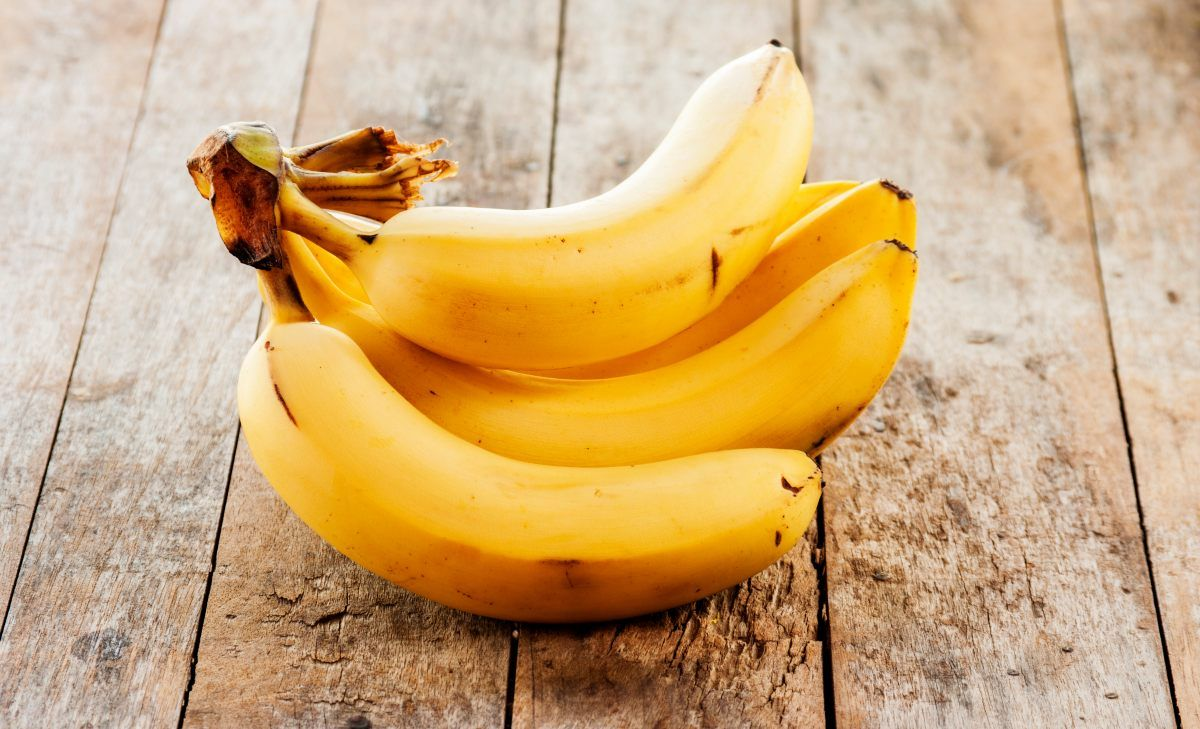
#> input picture dataset/--.jpeg, 1200 x 729 px; its folder holds only this picture in this run
$ python -i preprocessing.py   (imports and definitions only)
#> lines starting #> are read from the running program, lines starting #| are printed output that depends on the picture
#> further down, picture is the input picture: shape (729, 1200, 3); mean B, G, R 122.7, 171.7, 207
"""Preprocessing: noise removal + image enhancement.

Core Functional Requirement: "Implement noise removal and image enhancement
techniques (e.g., Gaussian/Median filtering, contrast stretching)."

Each step is a separate, independently selectable technique rather than one
fixed pipeline, so they can be compared against each other (which is the
whole point of Mode A - Comparative & Enhancement Study) instead of just
being hard-coded into StemDetector.preprocess().

Usage:
    denoised = denoise(image, method="median")
    enhanced = enhance(denoised, method="clahe")
"""

from __future__ import annotations

import cv2
import numpy as np

DENOISE_METHODS = ("median", "gaussian", "bilateral", "none")
ENHANCE_METHODS = ("clahe", "histogram_equalize", "contrast_stretch", "none")


def denoise(image: np.ndarray, method: str = "median") -> np.ndarray:
    """Remove noise from a BGR image.

    - "median": cv2.medianBlur. Good at removing salt-and-pepper style
      speckle noise (common in cheap camera sensors / compression
      artifacts) while keeping edges reasonably sharp. This is what
      StemDetector already used internally.
    - "gaussian": cv2.GaussianBlur. Smoother, more even blur; better for
      general sensor noise but softens edges more than median.
    - "bilateral": cv2.bilateralFilter. Slower, but smooths flat regions
      while preserving edges much better than either of the above - the
      trade-off is it can leave more noise in busy/textured areas.
    - "none": passthrough, useful as a baseline for comparison.
    """
#> called with method = 'median'
    if method == "median":
        return cv2.medianBlur(image, 5)
    if method == "gaussian":
        return cv2.GaussianBlur(image, (5, 5), 0)
    if method == "bilateral":
        return cv2.bilateralFilter(image, d=9, sigmaColor=75, sigmaSpace=75)
    if method == "none":
        return image.copy()
    raise ValueError(f"Unknown denoise method: {method!r}. Choose from {DENOISE_METHODS}.")


def enhance(image: np.ndarray, method: str = "clahe") -> np.ndarray:
    """Enhance contrast/detail in a BGR image.

    - "clahe": Contrast Limited Adaptive Histogram Equalization on the LAB
      lightness channel. Boosts local contrast without blowing out
      already-bright regions the way global equalization can. This is
      what StemDetector already used internally.
    - "histogram_equalize": global histogram equalization on the LAB
      lightness channel. Simpler and faster than CLAHE, but can over-brighten
      large uniform areas (e.g. a plain background) since it has no local
      windowing.
    - "contrast_stretch": linear min-max normalization of the lightness
      channel to the full 0-255 range. Cheapest option; does nothing if the
      image already uses the full range, but helps a washed-out/low-contrast
      photo.
    - "none": passthrough, useful as a baseline for comparison.
    """
#> called with method = 'clahe'
    if method == "none":
        return image.copy()
    if method not in ENHANCE_METHODS:
        raise ValueError(f"Unknown enhance method: {method!r}. Choose from {ENHANCE_METHODS}.")

    lab = cv2.cvtColor(image, cv2.COLOR_BGR2LAB)
#> lab: shape (729, 1200, 3); mean of channels 0, 1, 2 185.1, 136.5, 156.4
    l, a, b = cv2.split(lab)
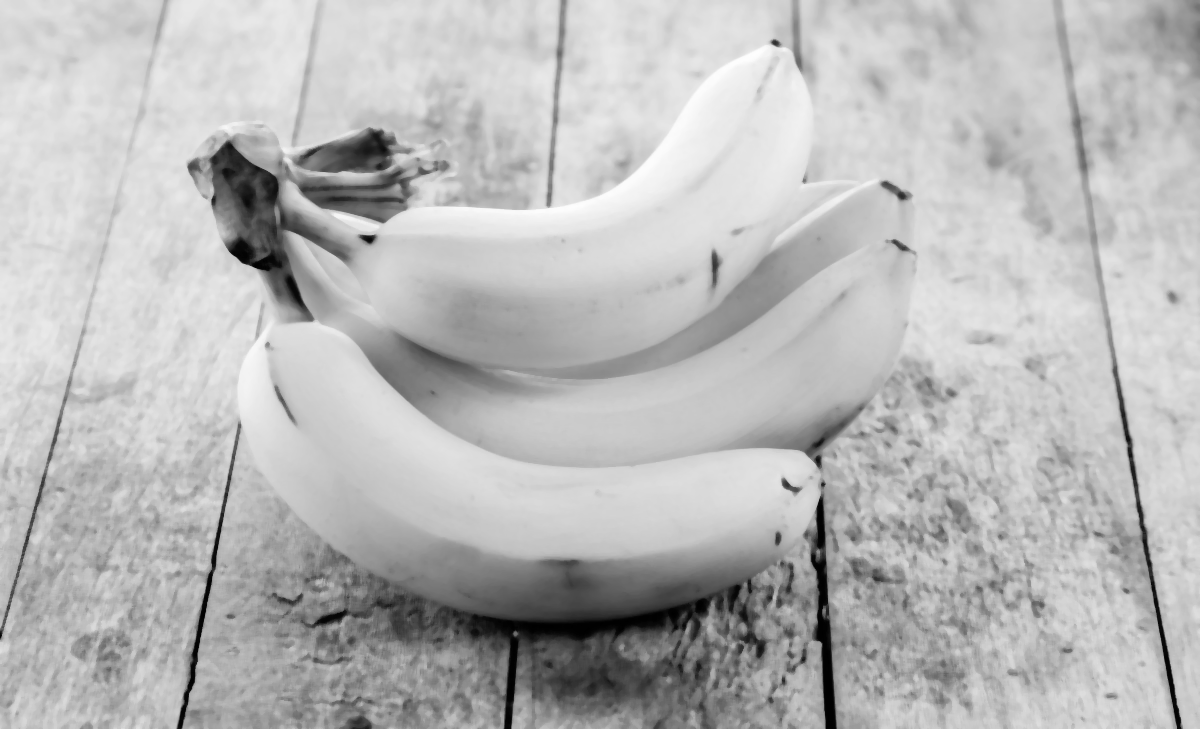
#> l: shape (729, 1200); min 0, max 254, mean 185.1
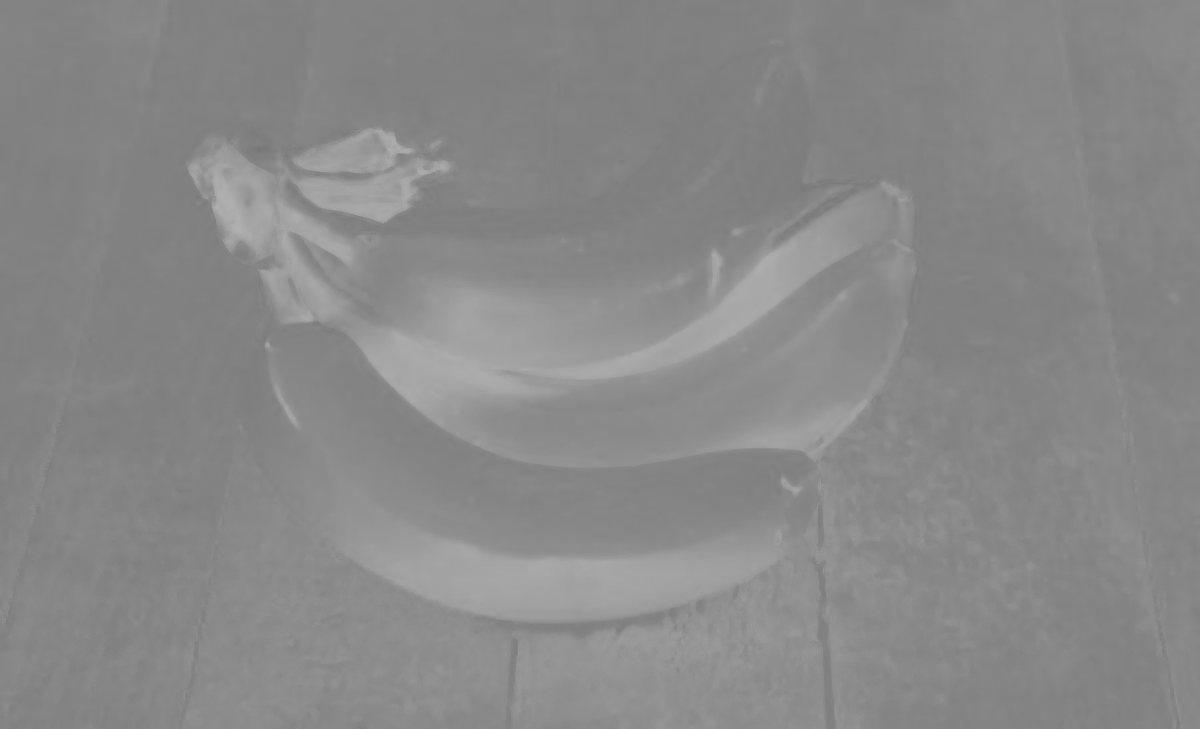
#> a: shape (729, 1200); min 118, max 177, mean 136.5
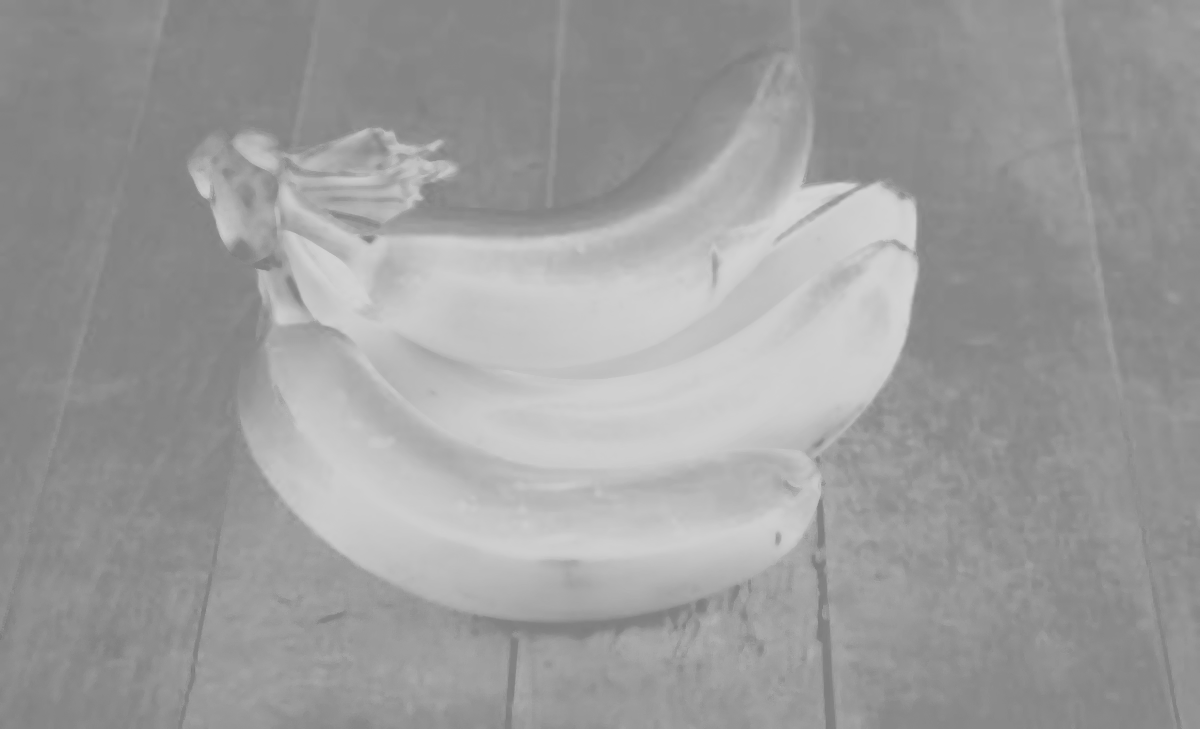
#> b: shape (729, 1200); min 123, max 214, mean 156.4

    if method == "clahe":
        l = cv2.createCLAHE(clipLimit=2.0, tileGridSize=(8, 8)).apply(l)
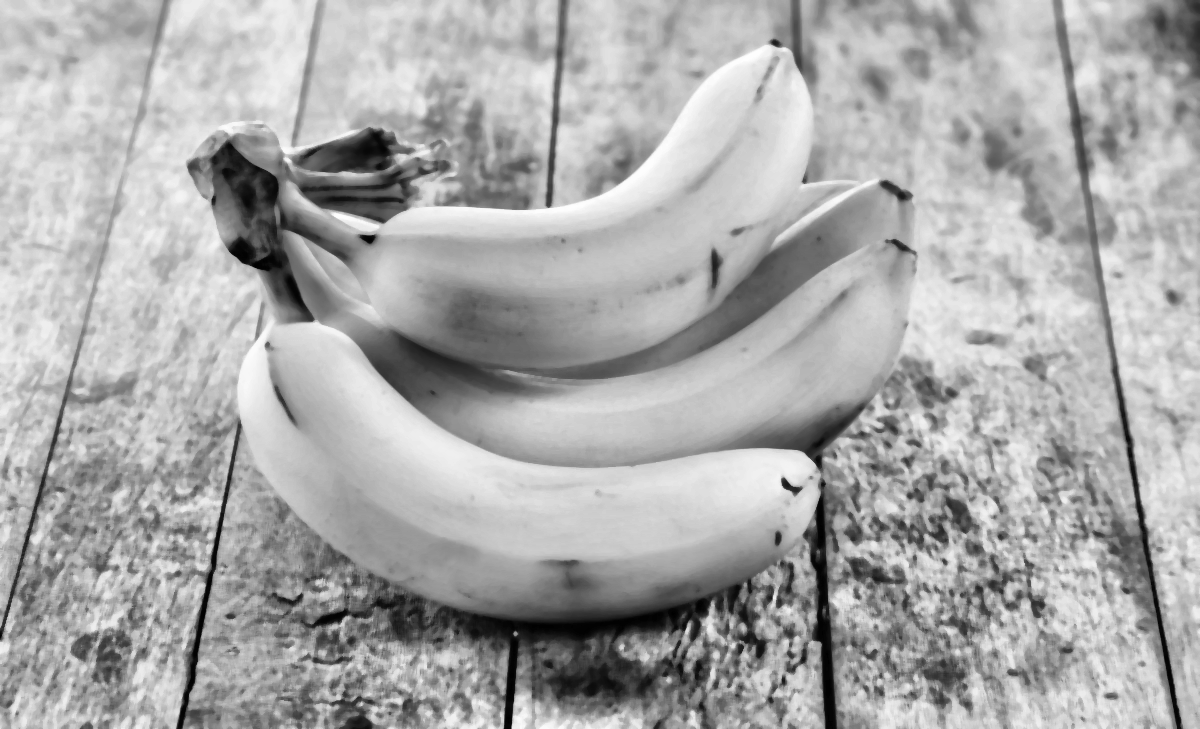
#> l: shape (729, 1200); min 0, max 254, mean 170.4
    elif method == "histogram_equalize":
        l = cv2.equalizeHist(l)
    elif method == "contrast_stretch":
        lo, hi = float(l.min()), float(l.max())
        if hi > lo:
            l = np.clip((l.astype(np.float32) - lo) * (255.0 / (hi - lo)), 0, 255).astype(np.uint8)

    return cv2.cvtColor(cv2.merge((l, a, b)), cv2.COLOR_LAB2BGR)
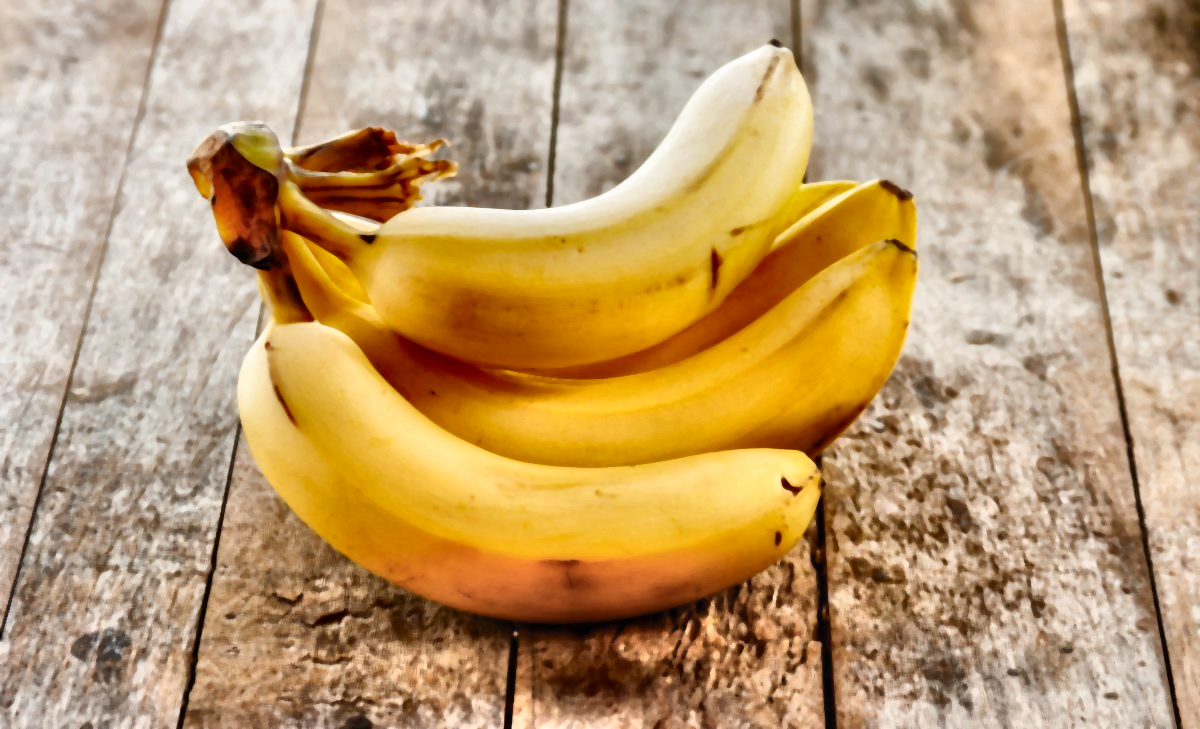
#> returned value: shape (729, 1200, 3); mean B, G, R 111.3, 157.2, 191.2


def preprocess(image: np.ndarray, denoise_method: str = "median", enhance_method: str = "clahe") -> np.ndarray:
    """Convenience wrapper: denoise then enhance in one call."""
    return enhance(denoise(image, denoise_method), enhance_method)

>>> import cv2
>>> picture = cv2.imread('../dataset/--.jpeg')
>>> result = preprocess(picture)
